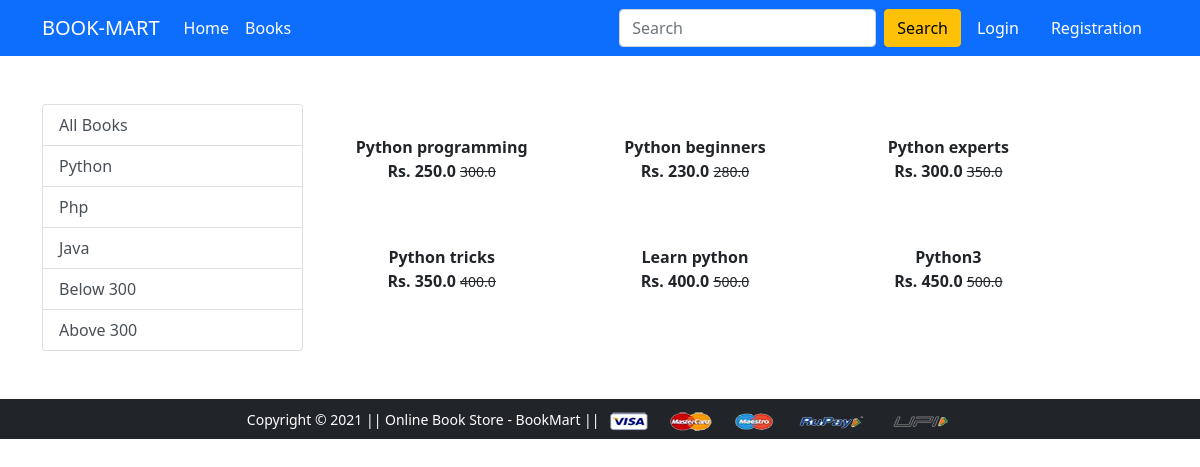
Screenshot of /book/Python with the database file from the repository.
### products/models.py (models this page shows, shortened)
class Product(models.Model):
 title = models.CharField(max_length=100)
 selling_price = models.FloatField()
 discounted_price = models.FloatField()
 description = models.TextField()
 books = models.CharField(max_length=100)
 category = models.CharField( choices=CATEGORY_CHOICES, max_length=2)
 product_image = models.ImageField(upload_to='media')

### products/views.py (the view)
# urls.py: path('book/', views.books, name='book'),
def books(request, data=None):
    totalitem = 0
    if request.user.is_authenticated:
	    totalitem = len(Cart.objects.filter(user=request.user))
    if data==None :
	    bookst = Product.objects.filter(category='B')
    elif data == 'Python' or data == 'Php' or data == 'Java':
	    bookst = Product.objects.filter(category='B').filter(books=data)
    elif data == 'below':
	    bookst = Product.objects.filter(category='B').filter(discounted_price__lt=300)
    elif data == 'above':
	    bookst = Product.objects.filter(category='B').filter(discounted_price__gt=300)
    return render(request, 'product/books.html', {'bookst':bookst, 'totalitem':totalitem})

### templates/product/books.html (shortened to what this page needs)
{% extends 'app/base.html' %}
{% load static %}
{% block main-content %}
<div class="container my-5">
 <div class="row">
  <div class="col-sm-3">
   <div class="list-group">
     <a href="{% url 'book' %}" class="list-group-item list-group-item-action" aria-current="true">All Books</a>
     <a href="{% url 'bookdata' 'Python'  %}" class="list-group-item list-group-item-action" aria-current="true">Python</a>
     <a href="{% url 'bookdata' 'Php'  %}" class="list-group-item list-group-item-action">Php</a>
     <a href="{% url 'bookdata' 'Java'  %}" class="list-group-item list-group-item-action">Java</a>
     <a href="{% url 'bookdata' 'below'  %}" class="list-group-item list-group-item-action">Below 300</a>
     <a href="{% url 'bookdata' 'above'  %}" class="list-group-item list-group-item-action">Above 300</a>
   </div>
  </div>
  <div class="col-sm-8">
   <div class="row">
    {% for product in bookst %}
     <div class="col-sm-4 text-center mb-4">
      <a href="{% url 'product-detail' product.id %}" class="btn">
       <div class="item">
        <div class="fw-bold">{{product.title}}</div>
        <div class="fw-bold">Rs. {{product.discounted_price}} <small class="fw-light text-decoration-line-through">{{product.selling_price}}</small></div>
       </div>
      </a>
     </div>
    {% endfor %}
   </div>
  </div>
 </div>
</div>
{% endblock main-content %}

### rows the page displays
Product: title "Python programming", discounted_price "250.0", selling_price "300.0"
Product: title "Python beginners", discounted_price "230.0", selling_price "280.0"
Product: title "Python experts", discounted_price "300.0", selling_price "350.0"
Product: title "Python tricks", discounted_price "350.0", selling_price "400.0"
Product: title "Learn python", discounted_price "400.0", selling_price "500.0"
Product: title "Python3", discounted_price "450.0", selling_price "500.0"
